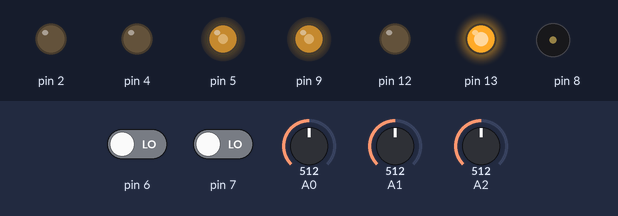
A sketch run on a simulated Arduino Uno, built with avr-gcc and run on an emulated ATmega328P. On the bench: output pins drawn as LEDs (lit = HIGH), buzzer (waves = sounding). The inputs (shaded band) are chosen by the test bench; at power-on: A0 = 512, pin 6 LOW, pin 7 LOW, A1 = 512, A2 = 512.

Above: at 1.2 s.
1.3 s: A0 set to 716
At 2.0 s:
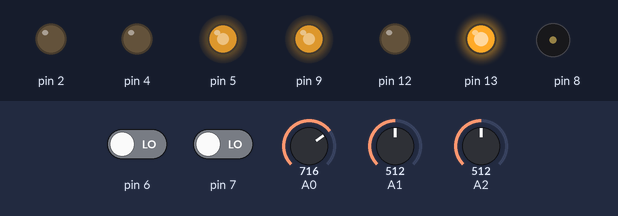
2.8 s: pin 6 driven HIGH
At 3.2 s:
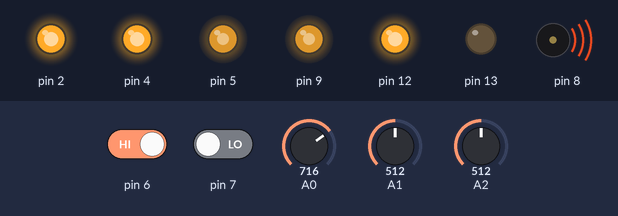
4.3 s: pin 7 driven HIGH
At 5.5 s:
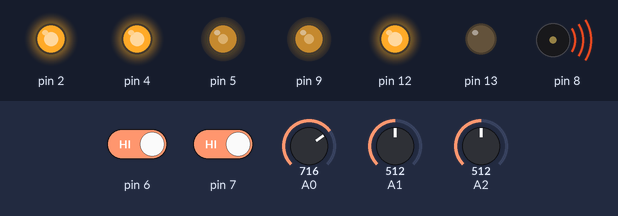
5.8 s: A1 set to 716
At 6.7 s:
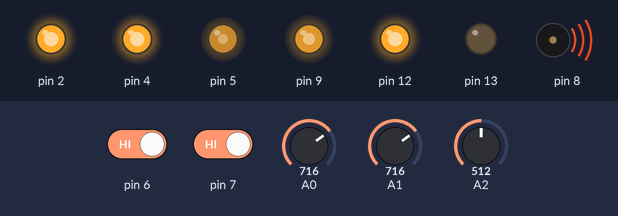
7.3 s: A2 set to 900
At 7.8 s:
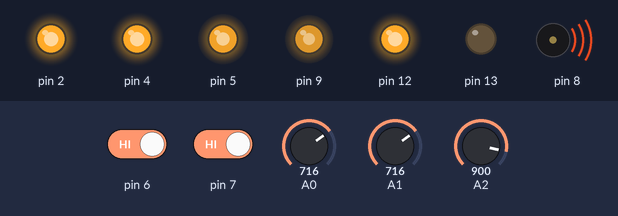
8.8 s: A1 set to 900
At 10.1 s:
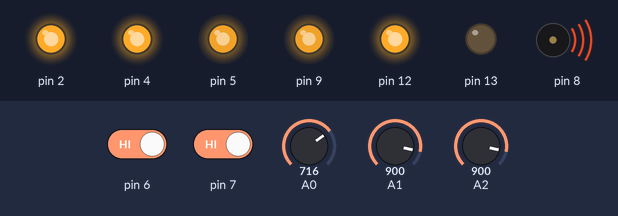
Timing chart, 0 to 11.3 s (numbered marks = the images above; inputs shaded):
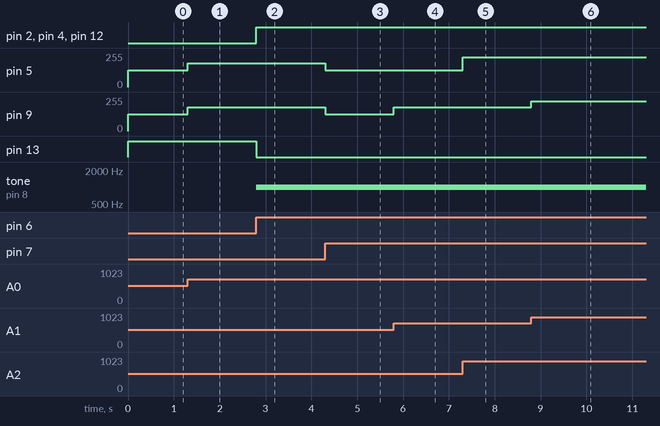

The sketch:

LR2.2_DEMKO_IVT2.ino
```cpp
#include "SoftwareSerial.h"

int sensorRead;
int h;
bool oldStates;
bool mode;

void setup()
{
	pinMode(2, OUTPUT);
	pinMode(4, OUTPUT);
	pinMode(12, OUTPUT);
	pinMode(13, OUTPUT);

	Serial.begin(9600);
	oldStates = digitalRead(7);
}

void loop()
{

	if (Serial.available() > 0)
	{
		String s = Serial.readString();
		if (s=="nofunc") mode = false;
		else if (s=="func") mode = true;
	}

	if(digitalRead(7) != oldStates)
	{
		mode = digitalRead(7);
		oldStates = mode;
	}

	if(digitalRead(6))
	{
		digitalWrite(2, HIGH);
		digitalWrite(4, HIGH);

		digitalWrite(13, LOW);
		tone(8, 1000);
		digitalWrite(12, HIGH);
	}
	else
	{
		digitalWrite(2, LOW);
		digitalWrite(4, LOW);

		digitalWrite(12, LOW);
		tone(8, 0);
		digitalWrite(13, HIGH);
	}

	if(mode)
	{
		analogWrite(9, map(analogRead(A1), 0, 1023, 0, 255));
		analogWrite(5,  map(analogRead(A2), 0, 1023, 0, 255));
	}
	else
	{
		sensorRead = analogRead(A0);
		h = map(sensorRead, 0, 1023, 0, 255);
		analogWrite(9, h);
		analogWrite(5, h);
	}
}
```

Measured:
- after the input at 1.3 s, pin 5, pin 9: 127/255 → 178/255 at once
- after the input at 2.8 s, pin 2, pin 4, pin 12: LOW → HIGH at once; pin 13: HIGH → LOW at once; tone on pin 8: silent → 1000 Hz at once
- after the input at 4.3 s, pin 5, pin 9: 178/255 → 127/255 at once
- after the input at 5.8 s, pin 9: 127/255 → 178/255 at once
- after the input at 7.3 s, pin 5: 127/255 → 224/255 at once
- after the input at 8.8 s, pin 9: 178/255 → 224/255 at once
